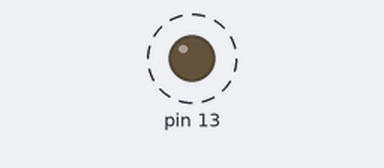
Recording of a sketch running on a simulated Arduino Uno, built with avr-gcc and run on an emulated ATmega328P. On the bench: output pins drawn as LEDs (lit = HIGH). Dashed ring = blinking. What the sketch prints to the serial monitor is not drawn.

Above: at 0.05 s.
Timing chart, 0 to 3.0 s (numbered marks = the images above):
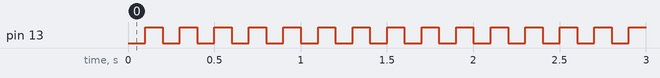

Measured:
- by itself, pin 13: alternates HIGH for 0.10 s and LOW for 0.10 s

The sketch:

sketch_jun28b.ino
```cpp
void setup() {
  // put your setup code here, to run once:
  Serial.begin(38400);
  pinMode(13,OUTPUT);
}

void loop() {
  // put your main code here, to run repeatedly:
  Serial.println("Hello");
  delay(100);
  digitalWrite(13,HIGH);
  delay(100);
  digitalWrite(13,LOW);
}
```
